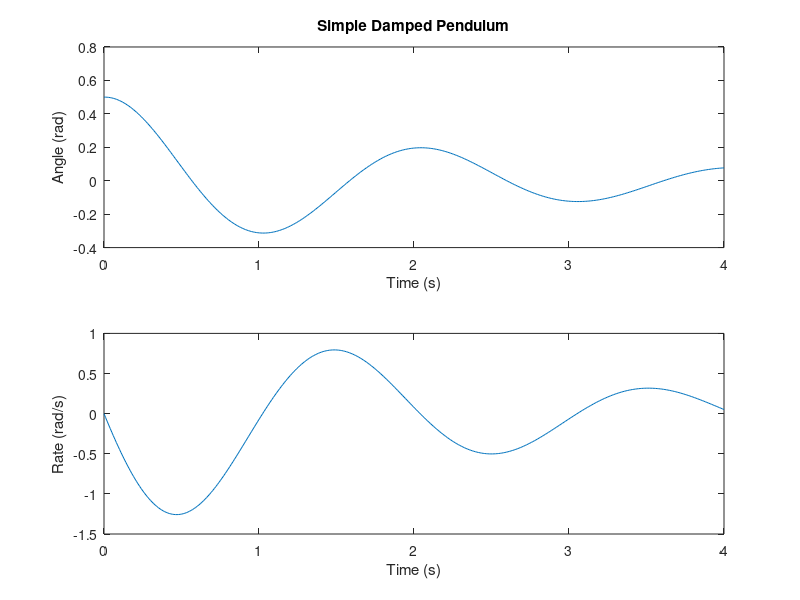

Reproduce this figure in MATLAB.
function pendulum()

P.g = 9.81;     %(m/s^2) gravity acceleration
P.l = 1.0;      %(m) length of pendulum   
P.c = 1.0;     %(1/s) viscous damping constant

th0 = 0.5;  %(rad) initial angle of pendulum, from -j axis
w0 = 0.0;   %(rad/s) initial angular rate of pendulum
z0 = [th0;w0];   %Initial state vector

tSpan = [0,4]; %(s) [start, end] times for simulation
dtMax = 0.01;  %(s) maximum allowable time step

nStep = ceil(diff(tSpan)/dtMax);  %Number of steps in simulation
t = linspace(tSpan(1),tSpan(2),nStep);  %(s) time vector for simulation
z = zeros(2,nStep); %  Initialize the state matrix
z(:,1) = z0;

%Run the simulation, using Euler integration
for i=2:nStep
    dt = t(i)-t(i-1);
    zNow = z(:,i-1);
    z(:,i) = zNow + dt*dynamics(zNow,P);
end

%Generate a plot of the result:
figure(1); clf;
subplot(2,1,1); plot(t,z(1,:));
xlabel('Time (s)'); ylabel('Angle (rad)'); title('Simple Damped Pendulum');
subplot(2,1,2); plot(t,z(2,:));
xlabel('Time (s)'); ylabel('Rate (rad/s)'); 

end

function dz = dynamics(z,P)
% Compute the dynamics of a simple damped pendulum:

th = z(1,:); w = z(2,:); %Unpack the state vector

%Dynamics:
dth = w;  
dw = -(P.g/P.l)*sin(th) - P.c*w;

dz = [dth; dw];  %Pack up state derivative
end